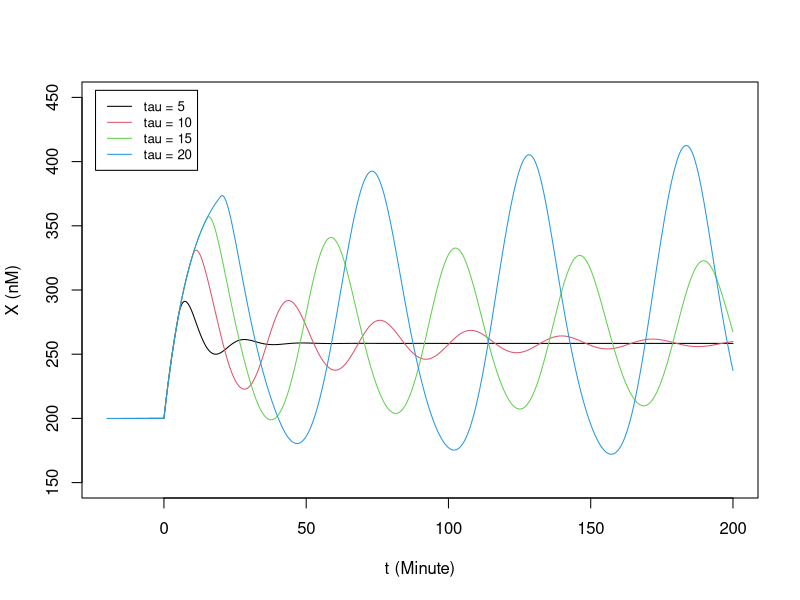
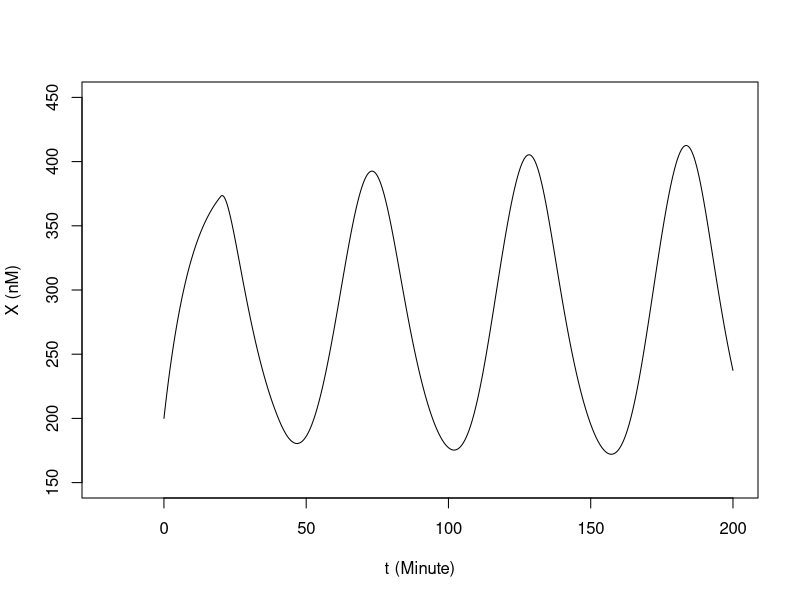

Generate these figures, in order, with R:
## ---- chunk 1
knitr::opts_chunk$set(echo = TRUE)
## ---- chunk 2
f_1g_self_inh_delays <- function(t, X, X_old) {
   10 + 60 * hill_inh(X_old, 200, 4) - 0.1 * X
}
hill_inh <- function(X,X0,n) {
  a = (X/X0)**n
  1/(1+a)
}

# 2nd order Runge-Kutta (RK2) for DDE
RK2_delays <- function(derivs, X0, t.total, dt, tau){
  # derivs: the function of the derivatives 
  # X0: initial condition
  # t.total: total simulation time, assuming t starts from 0 at the beginning
  # dt: time step size 
  t_all = seq(-tau, t.total, by=dt)
  n_all = length(t_all)
  X_all = numeric(n_all)
  
  n_delay = as.integer(tau/dt)
  X_all[1:(n_delay+1)] = X0
  
  for (i in (n_delay+1):(n_all-1)) {
    k1 = dt * derivs(t_all[i],X_all[i],X_all[i-n_delay])
    xb = X_all[i] + k1
    k2 = dt * derivs(t_all[i+1],xb, X_all[i+1-n_delay])
    X_all[i+1] = X_all[i] + (k1+k2)/2
  }
  cbind(t_all, X_all)   # the output is a matrix of t & X(t) for all time steps
}


plot(NULL, xlab="t (Minute)", ylab="X (nM)",
      xlim=c(-20,200), ylim=c(150,450))

tau_all = seq(5,20,5)
label_all = paste0("tau = ", tau_all)
ntau = length(tau_all)

ind = 1
for(tau in tau_all){
  results = RK2_delays(f_1g_self_inh_delays, X0 = 200, t.total = 200, dt = 0.1, tau)
  lines(results[,1], results[,2], type = "l", col = ind)
  ind = ind + 1
}
legend("topleft", inset=0.02, legend = label_all,
       col=1:ntau, lty=1, cex=0.8)
## ---- chunk 3
library(deSolve)
f_1g_self_inh_dde <- function(t,X, p) {
  tau = p$tau
  if (t < tau)
    X_old = p$X0
  else
    X_old =  lagvalue( t - tau ,1)
  
  list(10 + 60 * hill_inh(X_old, 200, 4) - 0.1 * X)
}
X0 =  200
t_all = seq(0, 200, by = 0.1)
p = list(tau = 20, X0 = X0)
results = dede(X0, t_all, f_1g_self_inh_dde, p)
plot(results[,1], results[,2], type = "l", xlab="t (Minute)", ylab="X (nM)",
      xlim=c(-20,200), ylim=c(150,450))
